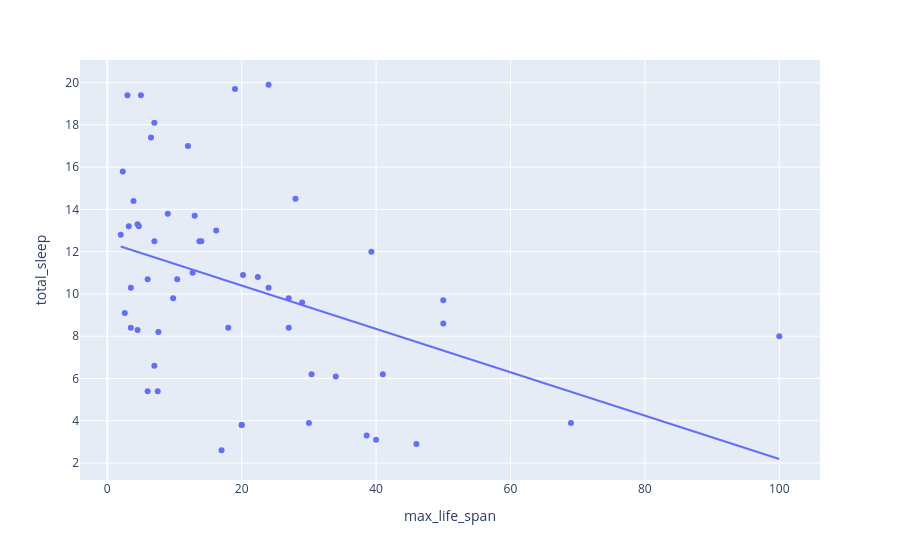

This figure's notebook cell:
### Code cell
sleep_data = sleep_data.sort_values(by='max_life_span', ascending=True)

px.scatter(sleep_data, x='max_life_span', y='total_sleep', trendline='ols')

### Figure 1 — Plotly figure (JSON) as saved in the notebook; plotly's stock layout.template omitted (floating-point values rounded to 4 significant figures)
{"data": [{"hovertemplate": "max_life_span=%{x}<br>total_sleep=%{y}<extra></extra>", "legendgroup": "", "marker": {"color": "#636efa", "symbol": "circle"}, "mode": "markers", "name": "", "orientation": "v", "showlegend": false, "type": "scatter", "x": [2.0, 2.3, 2.6, 3.0, 3.2, 3.5, 3.5, 3.9, 4.5, 4.5, 4.7, 5.0, 6.0, 6.0, 6.5, 7.0, 7.0, 7.0, 7.5, 7.6, 9.0, 9.8, 10.4, 12.0, 12.7, 13.0, 13.0, 13.7, 14.0, 16.2, 16.3, 17.0, 18.0, 19.0, 20.0, 20.0, 20.2, 22.4, 23.6, 24.0, 24.0, 27.0, 27.0, 28.0, 28.0, 29.0, 30.0, 30.4, 34.0, 38.6, 39.3, 40.0, 41.0, 46.0, 50.0, 50.0, 69.0, 100.0, NaN, NaN, NaN, NaN], "xaxis": "x", "y": [12.8, 15.8, 9.1, 19.4, 13.2, 10.3, 8.4, 14.4, 8.3, 13.3, 13.2, 19.4, 10.7, 5.4, 17.4, 18.1, 6.6, 12.5, 5.4, 8.2, 13.8, 9.8, 10.7, 17.0, 11.0, 13.7, NaN, 12.5, 12.5, 13.0, NaN, 2.6, 8.4, 19.7, 3.8, 3.8, 10.9, 10.8, NaN, 10.3, 19.9, 8.4, 9.8, 14.5, NaN, 9.6, 3.9, 6.2, 6.1, 3.3, 12.0, 3.1, 6.2, 2.9, 8.6, 9.7, 3.9, 8.0, 16.5, 10.3, 10.6, 11.2], "yaxis": "y"}, {"hovertemplate": "<b>OLS trendline</b><br>total_sleep = -0.10258 * max_life_span + 12.4494<br>R<sup>2</sup>=0.168266<br><br>max_life_span=%{x}<br>total_sleep=%{y} <b>(trend)</b><extra></extra>", "legendgroup": "", "marker": {"color": "#636efa", "symbol": "circle"}, "mode": "lines", "name": "", "showlegend": false, "type": "scatter", "x": [2.0, 2.3, 2.6, 3.0, 3.2, 3.5, 3.5, 3.9, 4.5, 4.5, 4.7, 5.0, 6.0, 6.0, 6.5, 7.0, 7.0, 7.0, 7.5, 7.6, 9.0, 9.8, 10.4, 12.0, 12.7, 13.0, 13.7, 14.0, 16.2, 17.0, 18.0, 19.0, 20.0, 20.0, 20.2, 22.4, 24.0, 24.0, 27.0, 27.0, 28.0, 29.0, 30.0, 30.4, 34.0, 38.6, 39.3, 40.0, 41.0, 46.0, 50.0, 50.0, 69.0, 100.0], "xaxis": "x", "y": [12.24, 12.21, 12.18, 12.14, 12.12, 12.09, 12.09, 12.05, 11.99, 11.99, 11.97, 11.94, 11.83, 11.83, 11.78, 11.73, 11.73, 11.73, 11.68, 11.67, 11.53, 11.44, 11.38, 11.22, 11.15, 11.12, 11.04, 11.01, 10.79, 10.71, 10.6, 10.5, 10.4, 10.4, 10.38, 10.15, 9.987, 9.987, 9.68, 9.68, 9.577, 9.475, 9.372, 9.331, 8.962, 8.49, 8.418, 8.346, 8.244, 7.731, 7.32, 7.32, 5.371, 2.191], "yaxis": "y"}], "layout": {"legend": {"tracegroupgap": 0}, "margin": {"t": 60}, "xaxis": {"anchor": "y", "domain": [0, 1], "title": {"text": "max_life_span"}}, "yaxis": {"anchor": "x", "domain": [0, 1], "title": {"text": "total_sleep"}}}}
